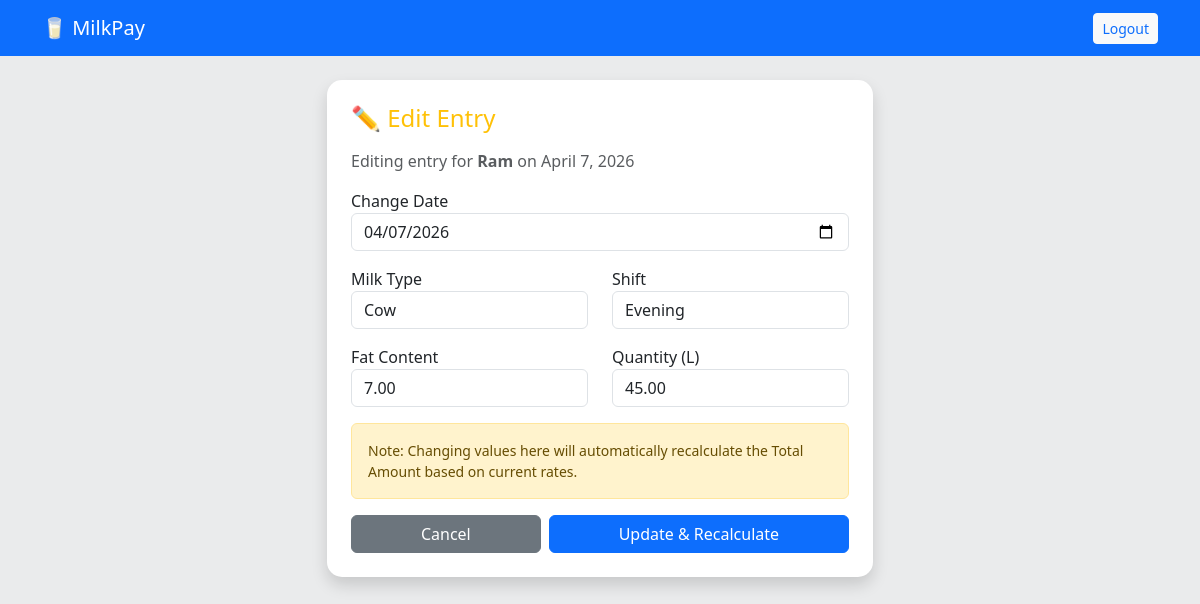
Page /edit-entry/12/ (signed in) on the committed database.
### core/models.py (models this page shows, shortened)
class MilkEntry(models.Model):
    farmer = models.ForeignKey(User, on_delete=models.CASCADE, related_name='entries',limit_choices_to={'is_farmer': True})
    date = models.DateField(default=timezone.now)
    shift = models.CharField(max_length=10, choices=[('Morning', 'Morning'), ('Evening', 'Evening')])
    milk_type = models.CharField(max_length=10, choices=[('Cow', 'Cow'), ('Buffalo', 'Buffalo')], default='Cow')
    fat = models.DecimalField(max_digits=4, decimal_places=2)
    quantity = models.DecimalField(max_digits=5, decimal_places=2) # Liters
    rate_applied = models.DecimalField(max_digits=6, decimal_places=2, blank=True)
    total_amount = models.DecimalField(max_digits=10, decimal_places=2, blank=True)
    created_at = models.DateTimeField(auto_now_add=True)

class User(AbstractUser):
    is_farmer = models.BooleanField(default=False)
    is_admin = models.BooleanField(default=False)
    phone = models.CharField(max_length=11, blank=True)
    address = models.TextField(blank=True)

### core/views.py (the view)
# urls.py: path('edit-entry/<int:entry_id>/', views.edit_entry, name='edit_entry'),
@login_required
def edit_entry(request, entry_id):
    if not request.user.is_superuser:
        return redirect('dashboard')
    entry = get_object_or_404(MilkEntry, id=entry_id)
    if request.method == 'POST':
        form = MilkEntryForm(request.POST, instance=entry)
        if form.is_valid():
            form.save()
            return redirect('admin_dashboard')
    else:
        form = MilkEntryForm(instance=entry)
    return render(request, 'core/edit_entry.html', {'form': form, 'entry': entry})

### core/forms.py (shortened to what this page needs)
class MilkEntryForm(forms.ModelForm):
    class Meta:
        model = MilkEntry
        fields = ['farmer', 'date', 'shift', 'milk_type', 'fat', 'quantity']
        widgets = {
            'farmer': forms.Select(attrs={'class': 'form-control'}),
            'date': forms.DateInput(attrs={'class': 'form-control', 'type': 'date'}),
            'shift': forms.Select(attrs={'class': 'form-control'}),
            'milk_type': forms.Select(attrs={'class': 'form-control'}),
            'fat': forms.NumberInput(attrs={'class': 'form-control', 'step': '0.1'}),
            'quantity': forms.NumberInput(attrs={'class': 'form-control', 'step': '0.1'}),
        }

### core/templates/core/edit_entry.html (shortened to what this page needs)
{% extends 'core/base.html' %}
{% block content %}
<div class="row justify-content-center">
    <div class="col-md-6">
        <div class="card p-4 shadow">
            <h4 class="mb-3 text-warning">✏️ Edit Entry</h4>
            <p class="text-muted">Editing entry for <strong>{{ entry.farmer.username }}</strong> on {{ entry.date }}</p>
            <form method="post">
                <div class="mb-3">
                    <label>Change Date</label>
                    {{ form.date }}
                </div>
                <div class="row mb-3">
                    <div class="col">
                        <label>Milk Type</label>
                        {{ form.milk_type }}
                    </div>
                    <div class="col">
                        <label>Shift</label>
                        {{ form.shift }}
                    </div>
                </div>
                <div class="row mb-3">
                    <div class="col">
                        <label>Fat Content</label>
                        {{ form.fat }}
                    </div>
                    <div class="col">
                        <label>Quantity (L)</label>
                        {{ form.quantity }}
                    </div>
                </div>
                <div class="alert alert-warning small">
                    Note: Changing values here will automatically recalculate the Total Amount based on current rates.
                </div>
                <div class="d-flex gap-2">
                    <a href="{% url 'admin_dashboard' %}" class="btn btn-secondary flex-grow-1">Cancel</a>
                    <button type="submit" class="btn btn-primary flex-grow-1">Update & Recalculate</button>
                </div>
            </form>
        </div>
    </div>
</div>
{% endblock %}

### core/templates/core/base.html (style rules this page uses)
body { background-color: #eaebec; }
.card { border-radius: 15px; border: none; box-shadow: 0 4px 6px rgba(0,0,0,0.1); }

### rows in the picture
MilkEntry: farmer.username "Ram", date "April 7, 2026", date "04/07/2026", milk_type "Cow", shift "Evening", fat "7.00", quantity "45.00"
